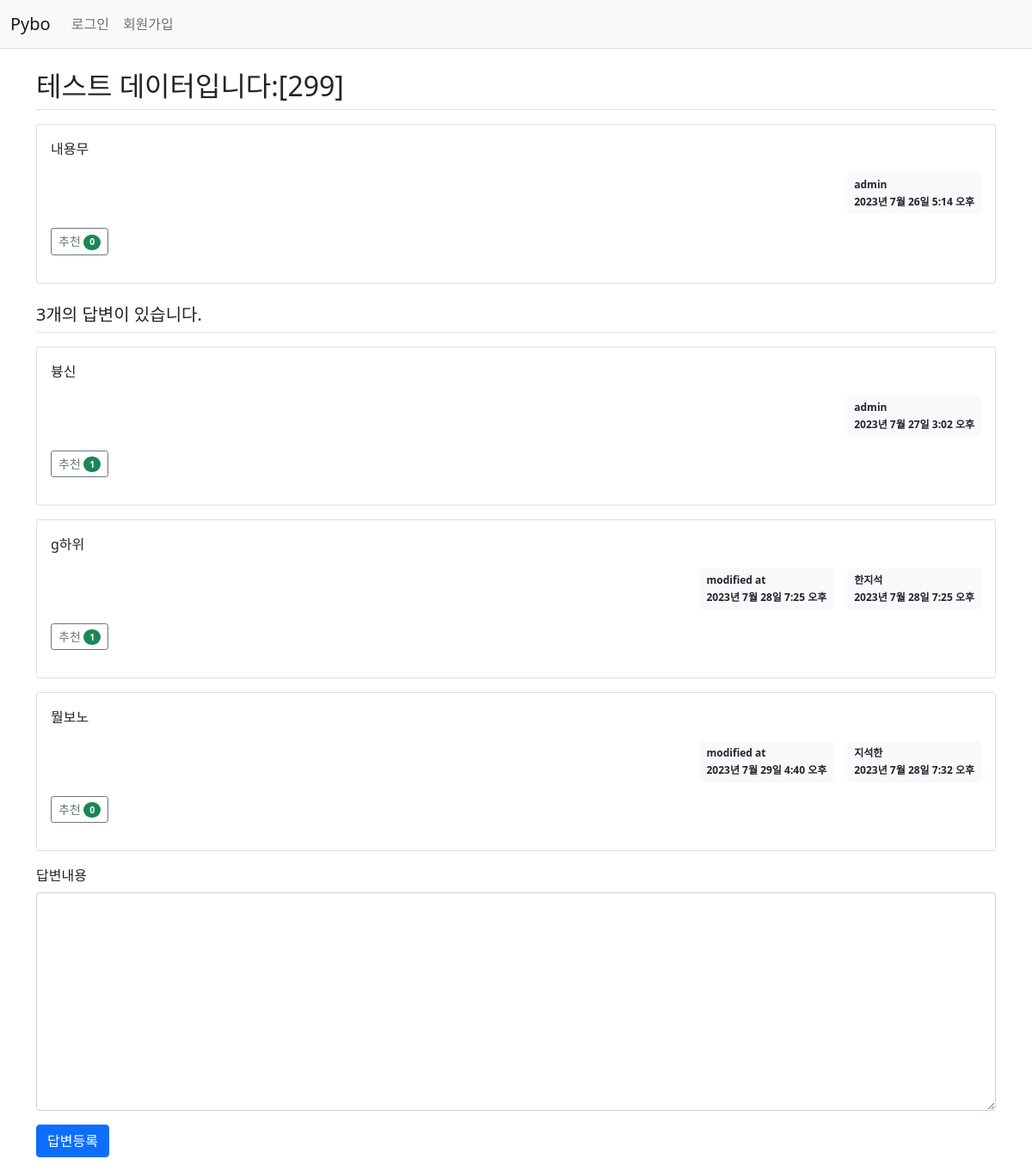
Page /pybo/305/ on the committed database.
### pybo/models.py (models this page shows, shortened)
class Question(models.Model):
    author = models.ForeignKey(User, on_delete=models.CASCADE, related_name='author_question')
    modify_date = models.DateTimeField(null=True, blank=True)
    subject = models.CharField(max_length=200)
    content = models.TextField()
    create_date = models.DateTimeField()
    voter = models.ManyToManyField(User, related_name='voter_question')    # 추천인 추가

class Answer(models.Model):
    author = models.ForeignKey(User, on_delete=models.CASCADE, related_name='author_answer')
    modify_date = models.DateTimeField(null=True, blank=True)
    question = models.ForeignKey(Question, on_delete=models.CASCADE)
    content = models.TextField()
    create_date = models.DateTimeField()
    voter = models.ManyToManyField(User, related_name='voter_answer')

### pybo/views/base_views.py (the view)
# urls.py: path('<int:question_id>/', base_views.detail, name='detail'),
def detail(request, question_id):
    question = get_object_or_404(Question, pk=question_id)
    context = {'question': question}
    return render(request, 'pybo/question_detail.html', context)

### pybo/templatetags/pybo_filter.py (called while the page is built)
@register.filter
def mark(value):
    extensions = ["nl2br", "fenced_code"]
    return mark_safe(markdown.markdown(value, extensions=extensions))

### templates/pybo/question_detail.html (shortened to what this page needs)
{% extends 'base.html' %} {% load pybo_filter %} {% block content %}
<div class="container my-3">
  <h2 class="border-bottom py-2">{{ question.subject }}</h2>
  <div class="card my-3">
    <div class="card-body">
      <div class="card-text">{{ question.content|mark }}</div>
      <div class="d-flex justify-content-end">
        <div class="badge bg-light text-dark p-2 text-start">
          <div class="mb-2">{{ question.author.username }}</div>
          <div>{{ question.create_date }}</div>
        </div>
      </div>
      <div class="my-3">
        <a
          href="javascript:void(0)"
          data-uri="{% url 'pybo:question_vote' question.id  %}"
          class="recommend btn btn-sm btn-outline-secondary"
        >
          추천
          <span class="badge rounded-pill bg-success"
            >{{question.voter.count}}</span
          >
        </a>
      </div>
    </div>
  </div>
  <h5 class="border-bottom my-3 py-2">
    {{ question.answer_set.count }}개의 답변이 있습니다.
  </h5>
  {% for answer in question.answer_set.all %}
  <div class="card my-3">
    <div class="card-body">
      <div class="card-text">{{ answer.content|mark }}</div>
      <div class="d-flex justify-content-end">
        {% if answer.modify_date %}
        <div class="badge bg-light text-dark p-2 text-start mx-3">
          <div class="mb-2">modified at</div>
          <div>{{ answer.modify_date }}</div>
        </div>
        {% endif %}
        <div class="badge bg-light text-dark p-2 text-start">
          <div class="mb-2">{{ answer.author.username }}</div>
          <div>{{ answer.create_date }}</div>
        </div>
      </div>
      <div class="my-3">
        <a
          href="javascript:void(0)"
          data-uri="{% url 'pybo:answer_vote' answer.id  %}"
          class="recommend btn btn-sm btn-outline-secondary"
        >
          추천
          <span class="badge rounded-pill bg-success"
            >{{answer.voter.count}}</span
          >
        </a>
      </div>
    </div>
  </div>
  {% endfor %}
  <form
    action="{% url 'pybo:answer_create' question.id %}"
    method="post"
    class="my-3"
  >
    <div class="mb-3">
      <label for="content" class="form-label">답변내용</label>
      <textarea
        {%
        if
        not
        user.is_authenticated
        %}disabled{%
        endif
        %}
        name="content"
        id="content"
        class="form-control"
        rows="10"
      ></textarea>
    </div>
    <input type="submit" value="답변등록" class="btn btn-primary" />
  </form>
</div>
{% endblock %}

### rows in the picture
Question: subject "테스트 데이터입니다:[299]", content|mark "내용무", author.username "admin", create_date "2023년 7월 26일 5:14 오후", voter.count "0", answer_set.count "3"
Answer: content|mark "븅신", author.username "admin", create_date "2023년 7월 27일 3:02 오후", voter.count "1"
Answer: content|mark "g하위", modify_date "2023년 7월 28일 7:25 오후", author.username "한지석", create_date "2023년 7월 28일 7:25 오후", voter.count "1"
Answer: content|mark "뭘보노", modify_date "2023년 7월 29일 4:40 오후", author.username "지석한", create_date "2023년 7월 28일 7:32 오후", voter.count "0"
